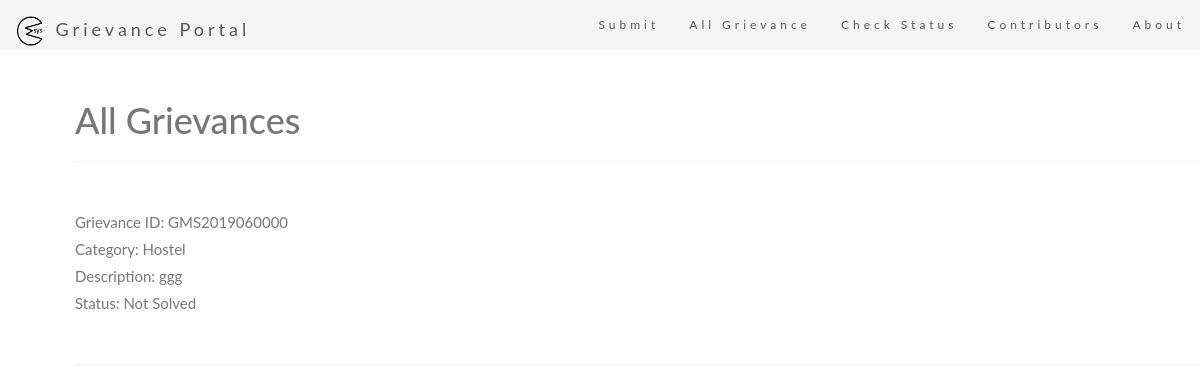
The app's page /grievances/, older data.
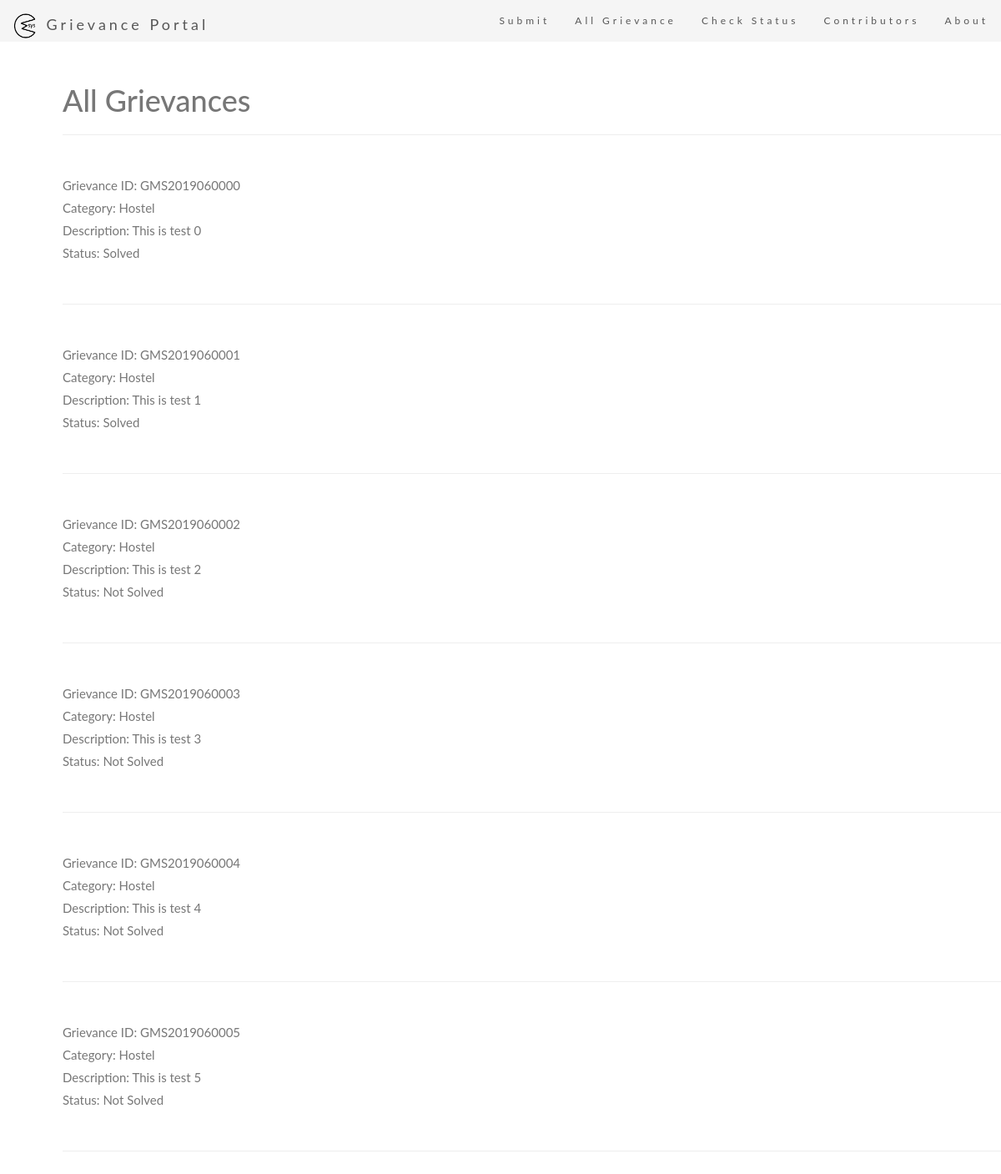
The same page, newer data.
### blog/models.py (models this page shows, shortened)
class Grievance(models.Model):
    grievance_id = models.CharField(max_length = 20, editable=False, default=grievance_number)
    name = models.CharField(max_length=20)
    enroll = models.CharField(max_length=20)
    depart = models.CharField(max_length=6, choices=DEPART, default='Academics')
    msg = models.CharField(max_length=200)
    status = models.CharField(max_length=6, choices=STATUS, default='Not Solved')

### blog/views.py (the view)
# urls.py: path('grievances/', views.grievances, name="all-grievances"),
def grievances(request):
	obj = Grievance.objects.all()
	return render(request,'grievances.html', {'obj':obj})

### blog/templates/grievances.html
{% extends "base.html" %}
{% load static %}
{% block content %}
    <h1> All Grievances </h1>
    <hr><br>
    {% for tmp in obj %}
        Grievance ID: {{ tmp.grievance_id }} <br>
        Category: {{ tmp.depart }} <br>
        Description: {{ tmp.msg }} <br>
        Status: {{ tmp.status }} <br>
        <br><hr><br>
    {% endfor %}
{% endblock content %}

### blog/templates/base.html (shortened to what this page needs)
{% load static %}
<!DOCTYPE html>
<html lang="en" class="body-full-height">
    <head>
        <link rel="stylesheet" href="https://maxcdn.bootstrapcdn.com/bootstrap/3.3.7/css/bootstrap.min.css">
        <link rel="stylesheet" type="text/css" id="theme" href="{% static 'css\GMsys_style.css' %}" />
        <link rel="stylesheet" href="https://cdnjs.cloudflare.com/ajax/libs/font-awesome/4.7.0/css/font-awesome.min.css">
    </head>
    <body>
        <header>
            <nav class="navbar navbar-default navbar-fixed-top">
                <div class="container-fluid">
                    <div class="navbar-header">
                        <a class="navbar-brand" href="{% url 'blog-home' %}">
                            <span>
                                <img class="" src="{% static 'images/gmicon.png' %}" type="image/png" height="32" width="32">
                                Grievance Portal
                            </span>
                        </a>
                    </div>
                    <div class="collapse navbar-collapse" id="GMsysNavbar">
                        <ul class="nav navbar-nav navbar-right">
                                <li><a href="{% url 'submit-grievance' %}">Submit</a></li>
                                <li><a href="{% url 'all-grievances' %}">All Grievance</a></li>
                                <li><a href="{% url 'check-status' %}">Check Status</a></li>
                                <li><a href="{% url 'contributors' %}">Contributors</a></li>
                                <li><a href="{% url 'blog-about' %}">About</a></li>
                        </ul>
                    </div>
                </div>
            </nav>
        </header>
        <br><br><br>
        {% block content %}
        {% endblock %}
    </body>
</html>

### blog/static/css/GMsys_style.css (style rules this page uses)
body { font: 400 15px/1.8 Lato, sans-serif; color: #777; transition: background-color .5s; }
.navbar { margin-bottom: 0; background-color: whitesmoke; z-index: 9999; border: 0; font-size: 12px !important; line-height: 1.42857143 !important; letter-spacing: 4px; border-radius: 0; }
.navbar li a, .navbar .navbar-brand { color: rgb(87, 87, 87) !important; }

### blog/templates/base.html (style rules this page uses)
body { padding-left: 5em; }

Row changes from the older to the newer data that the page shows:
changed Grievance "GMS2019060000": msg "ggg" → "This is test 0"; status "Not Solved" → "Solved"
added Grievance: grievance_id "GMS2019060001", depart "Hostel", msg "This is test 1", status "Solved"
added Grievance: grievance_id "GMS2019060002", depart "Hostel", msg "This is test 2", status "Not Solved"
added Grievance: grievance_id "GMS2019060003", depart "Hostel", msg "This is test 3", status "Not Solved"
added Grievance: grievance_id "GMS2019060004", depart "Hostel", msg "This is test 4", status "Not Solved"
added Grievance: grievance_id "GMS2019060005", depart "Hostel", msg "This is test 5", status "Not Solved"
